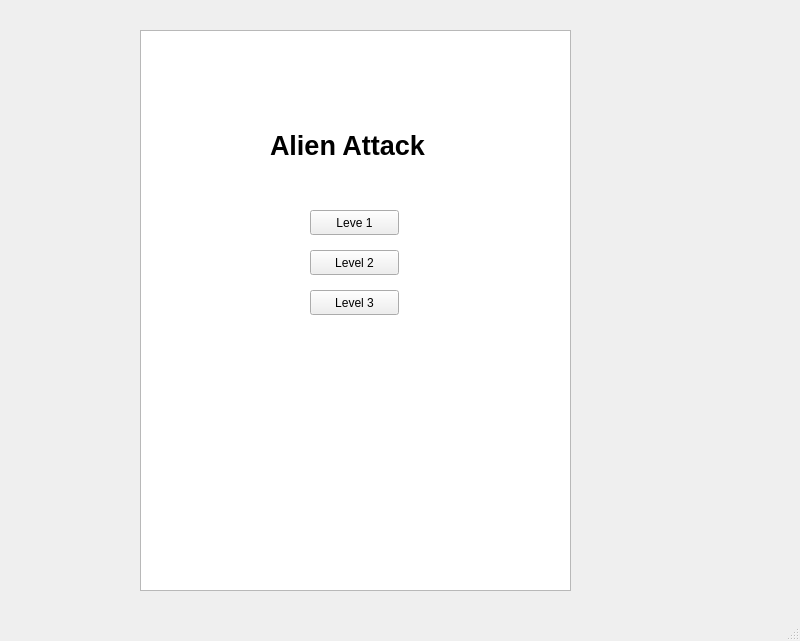
<?xml version="1.0" encoding="UTF-8"?>
<ui version="4.0">
 <class>menu</class>
 <widget class="QMainWindow" name="menu">
  <property name="geometry">
   <rect>
    <x>0</x>
    <y>0</y>
    <width>800</width>
    <height>641</height>
   </rect>
  </property>
  <property name="windowTitle">
   <string>MainWindow</string>
  </property>
  <widget class="QWidget" name="centralwidget">
   <widget class="QGraphicsView" name="graphicsView">
    <property name="geometry">
     <rect>
      <x>140</x>
      <y>30</y>
      <width>431</width>
      <height>561</height>
     </rect>
    </property>
   </widget>
   <widget class="QLabel" name="label">
    <property name="geometry">
     <rect>
      <x>270</x>
      <y>120</y>
      <width>201</width>
      <height>51</height>
     </rect>
    </property>
    <property name="text">
     <string>&lt;html&gt;&lt;head/&gt;&lt;body&gt;&lt;p&gt;&lt;span style=&quot; font-size:20pt; font-weight:600;&quot;&gt;Alien Attack&lt;/span&gt;&lt;/p&gt;&lt;/body&gt;&lt;/html&gt;</string>
    </property>
   </widget>
   <widget class="QPushButton" name="pushButton">
    <property name="geometry">
     <rect>
      <x>310</x>
      <y>210</y>
      <width>89</width>
      <height>25</height>
     </rect>
    </property>
    <property name="text">
     <string>Leve 1</string>
    </property>
   </widget>
   <widget class="QPushButton" name="pushButton_2">
    <property name="geometry">
     <rect>
      <x>310</x>
      <y>250</y>
      <width>89</width>
      <height>25</height>
     </rect>
    </property>
    <property name="text">
     <string>Level 2</string>
    </property>
   </widget>
   <widget class="QPushButton" name="pushButton_3">
    <property name="geometry">
     <rect>
      <x>310</x>
      <y>290</y>
      <width>89</width>
      <height>25</height>
     </rect>
    </property>
    <property name="text">
     <string>Level 3</string>
    </property>
   </widget>
   <widget class="QLabel" name="labelMenu">
    <property name="geometry">
     <rect>
      <x>140</x>
      <y>30</y>
      <width>431</width>
      <height>561</height>
     </rect>
    </property>
    <property name="text">
     <string>TextLabel</string>
    </property>
   </widget>
   <zorder>labelMenu</zorder>
   <zorder>graphicsView</zorder>
   <zorder>label</zorder>
   <zorder>pushButton</zorder>
   <zorder>pushButton_2</zorder>
   <zorder>pushButton_3</zorder>
  </widget>
  <widget class="QMenuBar" name="menubar">
   <property name="geometry">
    <rect>
     <x>0</x>
     <y>0</y>
     <width>800</width>
     <height>22</height>
    </rect>
   </property>
  </widget>
  <widget class="QStatusBar" name="statusbar"/>
 </widget>
 <resources/>
 <connections/>
</ui>
